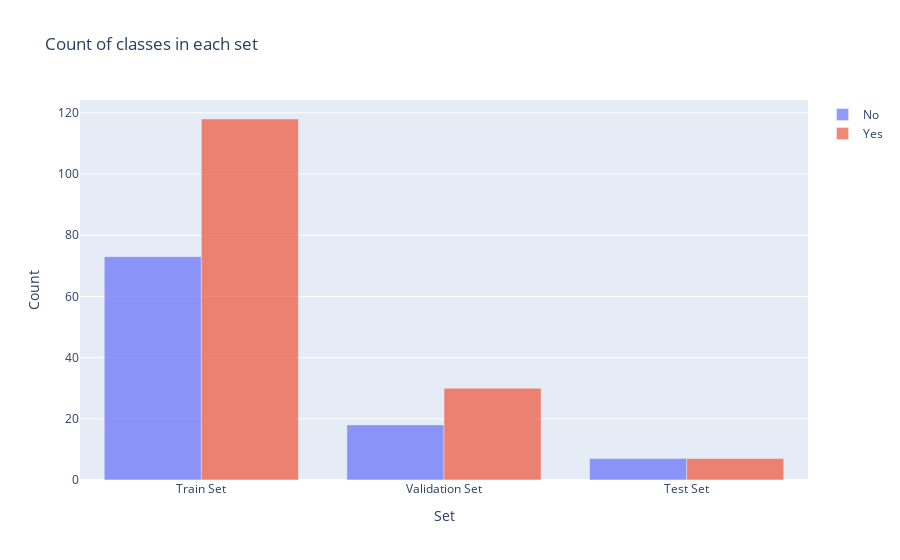

Notebook code for this chart:
### Code cell
init_notebook_mode(connected=True)

class_counts = {0: [], 1: []}

for set_name in (y_train, y_val, y_test):
    for key in class_counts.keys():
        class_counts[key].append(np.sum(set_name == key))

traces = []
for class_id, counts in class_counts.items():
    trace = go.Bar(
        x=['Train Set', 'Validation Set', 'Test Set'],
        y=counts,
        name='No' if class_id == 0 else 'Yes',
        opacity=0.7
    )
    traces.append(trace)

layout = go.Layout(
    title='Count of classes in each set',
    xaxis={'title': 'Set'},
    yaxis={'title': 'Count'},
    barmode='group' 
)

fig = go.Figure(data=traces, layout=layout)
iplot(fig)

### Figure 1 — Plotly figure (JSON) as saved in the notebook; plotly's stock layout.template omitted (floating-point values rounded to 4 significant figures)
{"data": [{"name": "No", "opacity": 0.7, "type": "bar", "x": ["Train Set", "Validation Set", "Test Set"], "y": [73, 18, 7]}, {"name": "Yes", "opacity": 0.7, "type": "bar", "x": ["Train Set", "Validation Set", "Test Set"], "y": [118, 30, 7]}], "layout": {"autosize": true, "barmode": "group", "title": {"text": "Count of classes in each set"}, "xaxis": {"autorange": true, "range": [-0.5, 2.5], "title": {"text": "Set"}, "type": "category"}, "yaxis": {"autorange": true, "range": [0, 124.2], "title": {"text": "Count"}, "type": "linear"}}}
